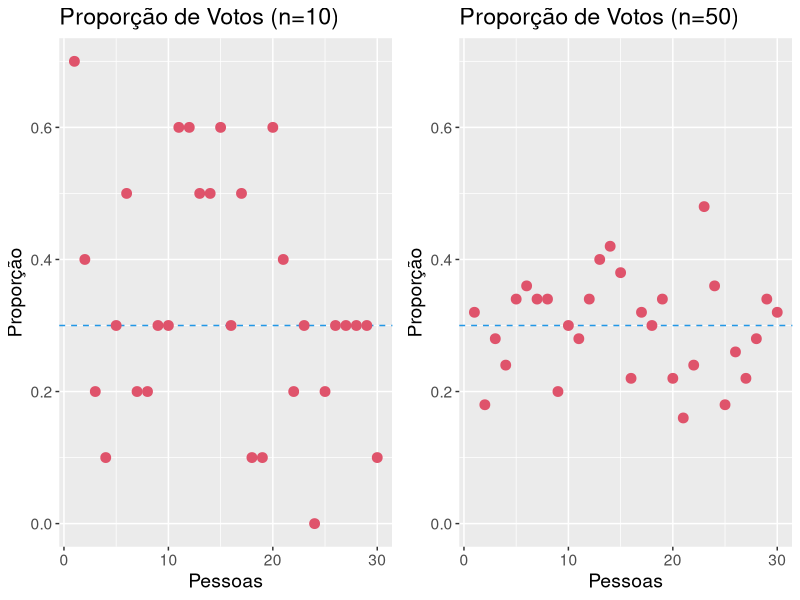
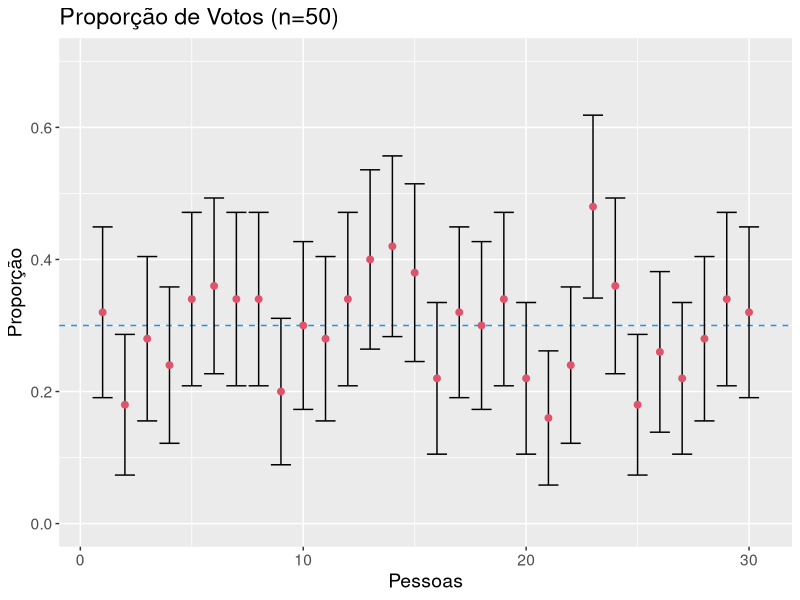
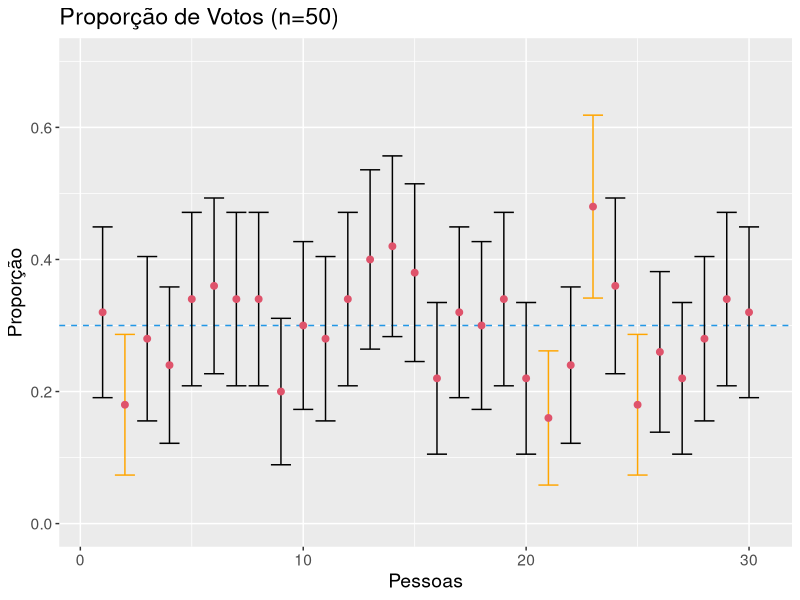

R code for these plots, in order:
## ---- chunk 1
knitr::opts_chunk$set(echo = FALSE, message = FALSE, warning = FALSE)
## ---- chunk 2
votos10 = c(7, 4, 2, 1, 3, 5, 2, 2, 3, 3, 
            6, 6, 5, 5, 6, 3, 5, 1, 1, 6, 
            4, 2, 3, 0, 2, 3, 3, 3, 3, 1) 
p10 = votos10/10

votos50 = c(16, 9, 14, 12, 17, 18, 17, 17, 10, 15, 
            14, 17, 20, 21, 19, 11, 16, 15, 17, 11,
            8, 12, 24, 18, 9, 13, 11, 14, 17, 16)
p50 = votos50/50

library(dplyr)
votos <- tibble(id=1:length(votos10), votos10, votos50, p10, p50)
## ---- chunk 3
library(ggplot2)
g10 = ggplot(votos, aes(x = id, y = p10)) +
    geom_hline(yintercept = 0.3, col = 4, lty = 2) + 
    geom_point(size = 3, col = 2) +
    ylim(c(0, 0.7)) + 
    labs(title = "Proporção de Votos (n=10)", x = "Pessoas", y = "Proporção") +
    theme(text=element_text(size=14)) 


g50 = ggplot(votos, aes(x = id, y = p50)) +
    geom_hline(yintercept = 0.3, col = 4, lty = 2) + 
    geom_point(size = 3, col = 2) +
    ylim(c(0, 0.7)) + 
    labs(title = "Proporção de Votos (n=50)", x = "Pessoas", y = "Proporção") +
    theme(text=element_text(size=14)) 


library(gridExtra)
grid.arrange(g10, g50, ncol=2)
## ---- chunk 4
ci <- function(x, n, alpha=0.05){
    z = qnorm(alpha/2, lower.tail = FALSE)
    
    p = x/n
    me = z*sqrt(p*(1 - p)/n)
    ci = p + c(-1, 1)*me
    if(ci[1] < 0) ci[1] = 0
    if(ci[2] > 1) ci[2] = 1
    return(ci)
}

library(purrr)
ci10 = t(sapply(votos10, ci, n=10))
ci50 = t(sapply(votos50, ci, n=50))

votos$ci10LI = ci10[, 1]
votos$ci10LS = ci10[, 2]

votos$ci50LI = ci50[, 1]
votos$ci50LS = ci50[, 2]

## ---- chunk 5
ggplot(votos, aes(x = id)) +
    geom_hline(yintercept = 0.3, col = 4, lty = 2) + 
    geom_errorbar(aes(ymax = ci50LS, ymin = ci50LI)) + 
    geom_point(aes(y = p50), size = 2, col=2) +
    ylim(c(0, 0.7)) + 
    labs(title = "Proporção de Votos (n=50)", x = "Pessoas", y = "Proporção") + 
    theme(text=element_text(size=14)) 
## ---- chunk 6
cores = rep(1, 30) 
cores[c(2, 21, 23, 25)] = "orange"

ggplot(votos, aes(x = id)) +
    geom_hline(yintercept = 0.3, col = 4, lty = 2) + 
    geom_errorbar(aes(ymax = ci50LS, ymin = ci50LI), col = cores) + 
    geom_point(aes(y = p50), size = 2, col=2) +
    ylim(c(0, 0.7)) + 
    labs(title = "Proporção de Votos (n=50)", x = "Pessoas", y = "Proporção") +
    theme(text=element_text(size=14)) 
